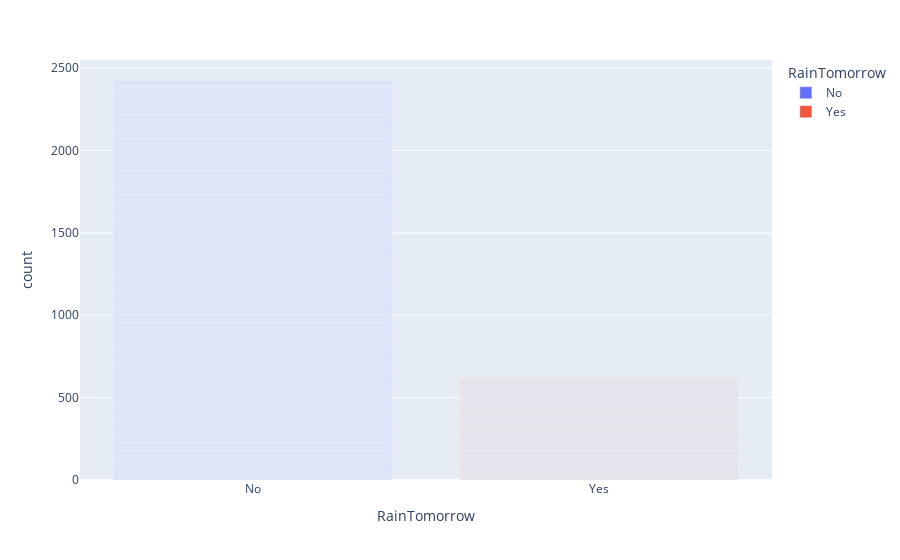

The notebook cell saved with this chart:
### Markdown cell above
RainTomorrow Class Distribution – Bar chart showing the dataset is slightly imbalanced (more “No” than “Yes”).

### Code cell
px.bar(df,x='RainTomorrow',color='RainTomorrow')

### Figure 1 — Plotly figure (JSON) as saved in the notebook; plotly's stock layout.template omitted (floating-point values rounded to 4 significant figures; data arrays with more than 128 entries replaced by an {"elided": "..."} marker saying what was removed)
{"data": [{"hovertemplate": "RainTomorrow=%{x}<br>count=%{y}<extra></extra>", "legendgroup": "No", "marker": {"color": "#636efa", "pattern": {"shape": ""}}, "name": "No", "orientation": "v", "showlegend": true, "textposition": "auto", "x": {"elided": "2422 str values"}, "xaxis": "x", "y": {"elided": "2422 int values"}, "yaxis": "y", "type": "bar"}, {"hovertemplate": "RainTomorrow=%{x}<br>count=%{y}<extra></extra>", "legendgroup": "Yes", "marker": {"color": "#EF553B", "pattern": {"shape": ""}}, "name": "Yes", "orientation": "v", "showlegend": true, "textposition": "auto", "x": {"elided": "618 str values"}, "xaxis": "x", "y": {"elided": "618 int values"}, "yaxis": "y", "type": "bar"}], "layout": {"xaxis": {"anchor": "y", "domain": [0.0, 1.0], "title": {"text": "RainTomorrow"}, "categoryorder": "array", "categoryarray": ["No", "Yes"]}, "yaxis": {"anchor": "x", "domain": [0.0, 1.0], "title": {"text": "count"}}, "legend": {"title": {"text": "RainTomorrow"}, "tracegroupgap": 0}, "margin": {"t": 60}, "barmode": "relative"}}
